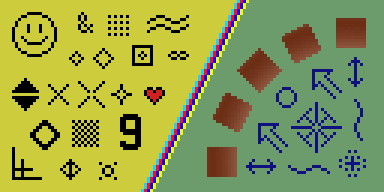
#> input picture Images/test_image2_color.png, 384 x 192 px
$ python Depixelator.py
#> lines starting #> are read from the running program, lines starting #| are printed output that depends on the picture


import math
import numpy as np
import matplotlib.pyplot as plt
import matplotlib
from skimage.metrics import structural_similarity as ssim
from matplotlib.colors import LogNorm
import cv2
import random
import sklearn_extra.cluster._k_medoids as KMedoids
from scipy import stats
from scipy import spatial
import os
import time


# 'Smart' image plotting function. Random but deterministic.
# Sets the limits so that roughly 95% of the data is between vmin and vmax
# [10 lines left out: function smartimshow, not called in this run]

# 'img' is the input image
# 'imgtype' defines whether the image is grayscale or color. The process differs for the two types,
# though they could probably be combined. Pick 'RGB' or 'GRAY'.
# 'amount' chooses the amount of smoothing. Pick 'low' or 'high'.
# 'bias' is used to make the process work correctly for images that are mainly
# dark forms on a light background, or light forms on a dark background. Bias of 0 corresponds to
# dark on light (default), and 1 to light on dark.
def depixelate(img, imgtype, amount, bias=0):
    # Method for finding the biased medoid of an image patch (for color pixels)
    # Can be biased towards dark or light
    # [228 lines left out: functions biasedmedoid_RGB, medoid_RGB, LUTInterpGRAY, LUTInterpRGB, not called in this run]

    # First Upscale the image by 3, using nearest neighbour scaling
    img_test = cv2.resize(img, (3*img.shape[1], 3*img.shape[0]), interpolation=cv2.INTER_NEAREST)

    # Then pad the image with 3 rows and columns on either side. At the end we will crop the result
    img_test = cv2.copyMakeBorder(img_test, 3, 3, 3, 3, borderType=cv2.BORDER_REPLICATE)

    # If the required amount of smoothing is high, assemble the LUT's
    if amount == 'high':
        # Assemble the LUTs using De Bruijn sheet
        img_input = cv2.imread("3x3 De Bruijn sheet resized.png")
        img_target = cv2.imread("3x3 De Bruijn sheet target A.png")

        img_input = cv2.cvtColor(img_input, cv2.COLOR_BGR2GRAY) / 255
        img_target = cv2.cvtColor(img_target, cv2.COLOR_BGR2GRAY) / 255

        height = img_input.shape[0]
        width = img_input.shape[1]

        lookuptables = []
        lookupvalues = []
        #lookuptables = {}
        # tobytes() returns a raw python byte string for the array, which is hashable
        #lookuptables[np.zeros((7, 7)).tobytes()] = 0
        # Need to initialize the lists with single values
        lookuptables.append(np.zeros((7, 7)))
        lookupvalues.append(0)
        LUTamounts = np.zeros((7*7+1, 2))
        # Gather the lookup tables. This could be done just once, and then the results saved somewhere.
        for i in range((7-1)//2, height-(7-1)//2):
            for j in range((7-1)//2, width-(7-1)//2):
                table = img_input[i-3:i+3+1, j-3:j+3+1]
                value_desired = img_target[i,j]
                # If the table has not been saved, add the table and the desired value
                if not (lookuptables == table).all(axis=(1,2)).any():
                    lookuptables.append(table)

                    lookupvalues.append(value_desired)

                # If table is in the list, check that the desired value is consistent
                else:
                    tableind = np.nonzero((lookuptables == table).all(axis=(1,2)))[0][0]
                    # Check that the desired value is consistent
                    if lookupvalues[tableind] != value_desired:
                        print(tableind)
                        print(lookuptables[tableind])
                        print(lookupvalues[tableind])
                        print(value_desired)
                        print("Lookup table corresponds to multiple values!")
                        print("Problem location: (" + str(i) + ", " + str(j) + ")")
                # Check which sums are present for which desired values
                if np.abs((i % 3) - (j % 3)) == 1:
                    LUTamounts[int(np.sum(table)), int(value_desired)] = 1
    else:
        lookuptables = None; lookupvalues = None

    # Color image
    if imgtype == "RGB":
        new_img = LUTInterpRGB(img_test, lookuptables, lookupvalues, amount=amount, bias=bias)

    # Grayscale image
    elif imgtype == "GRAY":
        new_img = LUTInterpGRAY(img_test, lookuptables, lookupvalues, amount=amount, bias=bias)

    # For B&W images we have an exact match for every image patch, and finding them can be a very fast process.
    # It isn't currently though, since we currently have a LUT search implementation
    # instead of using something like a dictionary
    elif imgtype == 'BW':
        new_img = np.copy(img_test)
        height = img_test.shape[0]
        width = img_test.shape[1]
        for i in range(3, height-3):
            print("Row " + str(i))
            for j in range(3, width-3):
                impatch = img_test[i-3:i+3+1, j-3:j+3+1]
                # I need the index of a table. Why not use a dictionary instead?
                tableind = np.nonzero((lookuptables == impatch).all(axis=(1,2)))[0][0]
                new_img[i,j] = lookupvalues[tableind]

    # At the end crop the new image
    new_img = new_img[3:new_img.shape[0]-3, 3:new_img.shape[1]-3]
    return new_img

imgtype = "RGB"
# amount of smoothing
amount = 'high'
bias = 0

imgfolder = "Images"

# [9 lines of commented-out code are left out]
imgname = "test_image2_color.png"

img_test = cv2.imread(os.path.join(imgfolder, imgname))
#> img_test is the input picture: shape (192, 384, 3); mean B, G, R 77.5, 156.6, 142.7

if imgtype == "BW" or imgtype == "GRAY":
    img_test = cv2.cvtColor(img_test, cv2.COLOR_BGR2GRAY)/255
elif imgtype == "RGB":
    img_test = cv2.cvtColor(img_test, cv2.COLOR_BGR2RGB)/255
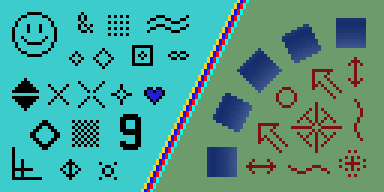
#> img_test: shape (192, 384, 3) float64; mean B, G, R 0.56, 0.614, 0.304

new_img = depixelate(img_test, imgtype=imgtype, amount=amount, bias=bias)
#> in depixelate, `img_test = cv2.resize(img, (3*img.shape[1], 3*img.shape[0]), interpola..`:
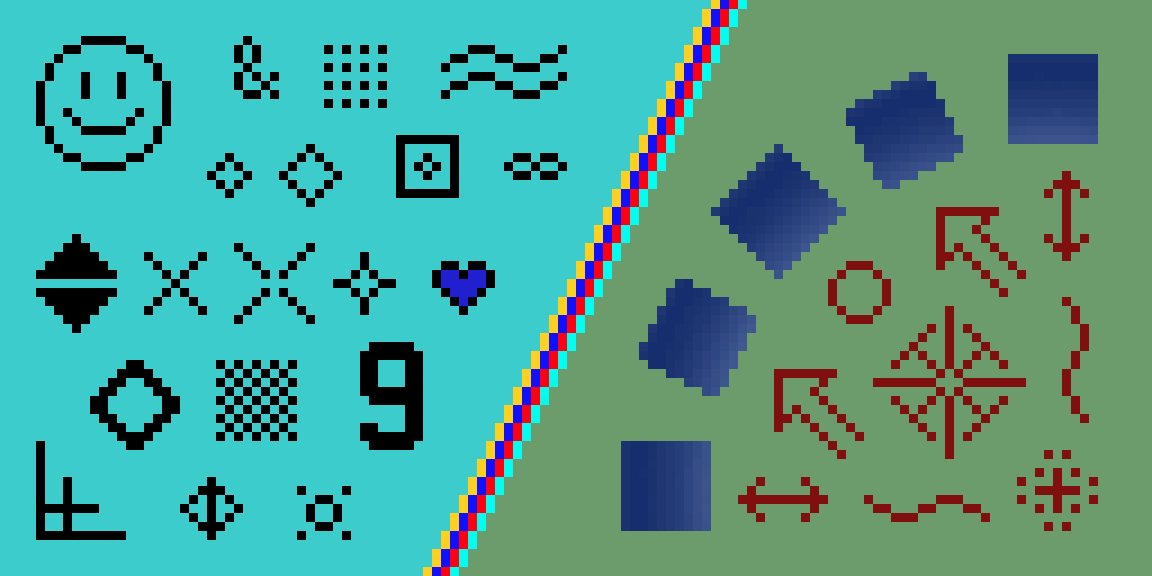
#> img_test: shape (576, 1152, 3) float64; mean B, G, R 0.56, 0.614, 0.304
#> in depixelate, `img_test = cv2.copyMakeBorder(img_test, 3, 3, 3, 3, borderType=cv2.BOR..`:
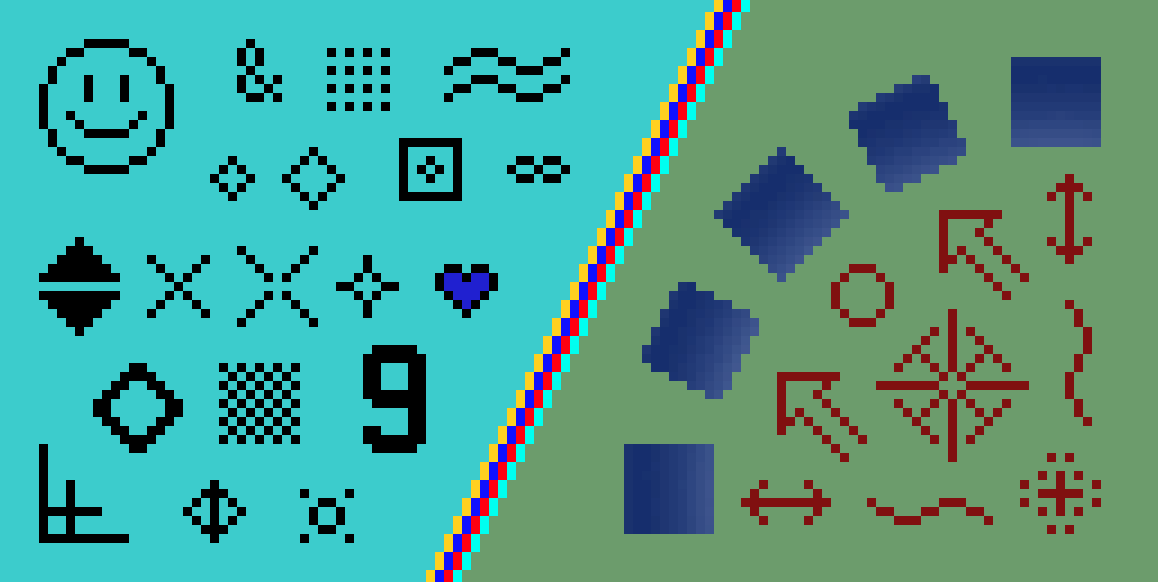
#> img_test: shape (582, 1158, 3) float64; mean B, G, R 0.56, 0.616, 0.304
#> (the run stopped early here; a loop or call above may not have finished)
